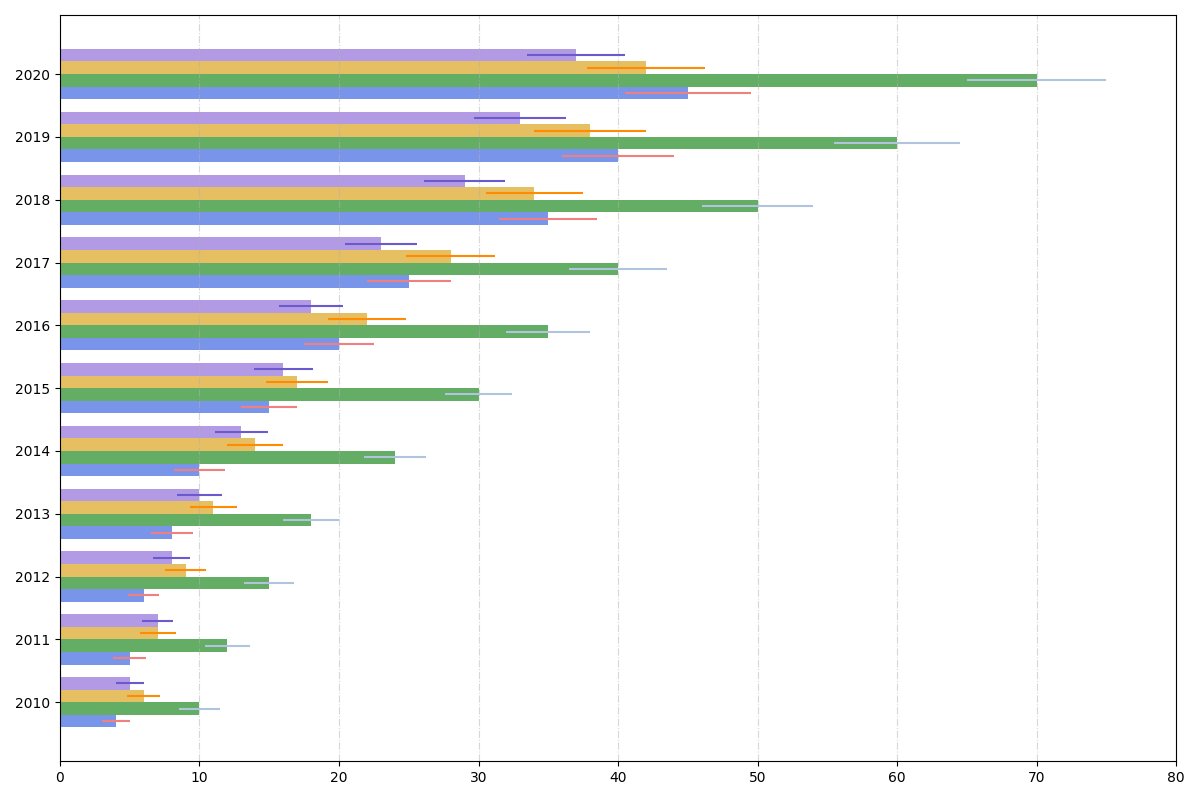

Here is the Python script that generated this plot:
import matplotlib.pyplot as plt
import numpy as np

years = np.arange(2010, 2021)

residential_speed = np.array([4, 5, 6, 8, 10, 15, 20, 25, 35, 40, 45])
business_speed = np.array([10, 12, 15, 18, 24, 30, 35, 40, 50, 60, 70])
education_speed = np.array([6, 7, 9, 11, 14, 17, 22, 28, 34, 38, 42])
hospital_speed = np.array([5, 7, 8, 10, 13, 16, 18, 23, 29, 33, 37])

residential_variability = np.array([1, 1.2, 1.1, 1.5, 1.8, 2, 2.5, 3, 3.5, 4, 4.5])
business_variability = np.array([1.5, 1.6, 1.8, 2, 2.2, 2.4, 3, 3.5, 4, 4.5, 5])
education_variability = np.array([1.2, 1.3, 1.5, 1.7, 2, 2.2, 2.8, 3.2, 3.5, 4, 4.2])
hospital_variability = np.array([1, 1.1, 1.3, 1.6, 1.9, 2.1, 2.3, 2.6, 2.9, 3.3, 3.5])

plt.figure(figsize=(12, 8))

bar_width = 0.2

plt.barh(years - bar_width * 1.5, residential_speed, xerr=residential_variability, height=bar_width, 
         align='center', color='royalblue', alpha=0.7, ecolor='lightcoral')
plt.barh(years - bar_width * 0.5, business_speed, xerr=business_variability, height=bar_width, 
         align='center', color='forestgreen', alpha=0.7, ecolor='lightsteelblue')
plt.barh(years + bar_width * 0.5, education_speed, xerr=education_variability, height=bar_width, 
         align='center', color='goldenrod', alpha=0.7, ecolor='darkorange')
plt.barh(years + bar_width * 1.5, hospital_speed, xerr=hospital_variability, height=bar_width, 
         align='center', color='mediumpurple', alpha=0.7, ecolor='slateblue')

plt.xticks(np.arange(0, 81, 10))
plt.yticks(years)

plt.grid(True, linestyle='-.', alpha=0.5, axis='x')

plt.tight_layout()

plt.show()
